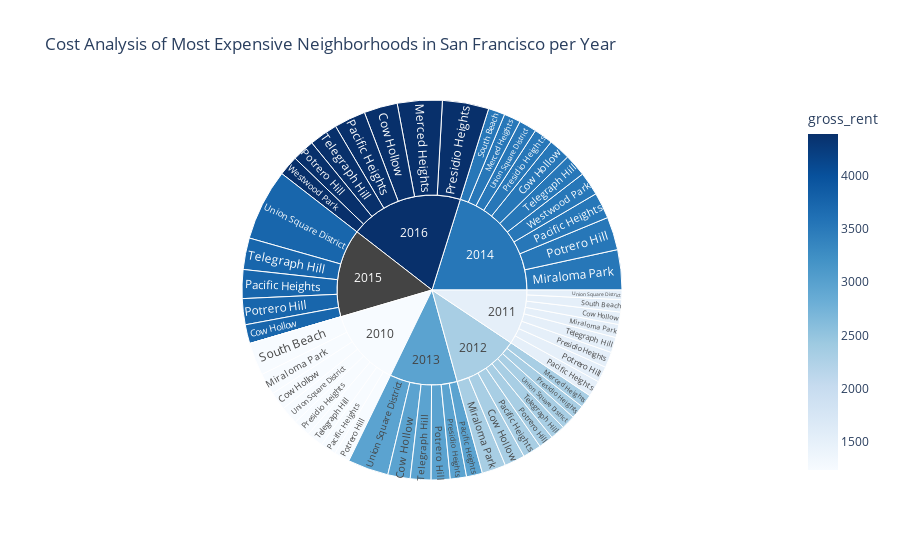

The notebook cell this image was saved under:
### Markdown cell above
### Create a sunburst chart to conduct a costs analysis of most expensive neighborhoods in San Francisco per year

### Code cell
#Sunburst Plot
# YOUR CODE HERE!
#df_expensive_neighborhoods_per_year
fig = px.sunburst(df_expensive_neighborhoods_per_year, path=['year', 'neighborhood'], values='sale_price_sqr_foot',color='gross_rent',color_continuous_scale="blues", title = "Cost Analysis of Most Expensive Neighborhoods in San Francisco per Year")
fig.show()

### Figure 1 — Plotly figure (JSON) as saved in the notebook; plotly's stock layout.template omitted (floating-point values rounded to 4 significant figures)
{"data": [{"branchvalues": "total", "customdata": [[1239], [1530.0], [2324], [2971], [3528.0], [3739.0], [4390], [2324], [3528], [4390], [1239], [1530], [2324], [3528.0], [1239], [1530], [2324], [2971], [3528], [3739], [4390], [1239], [1530], [2324], [2971], [3528], [3739], [4390], [1239], [1530], [2324], [2971], [3528], [null], [4390], [1239], [1530.0], [3528], [1239], [1530], [2324], [2971], [3528.0], [3739], [4390], [1239], [1530], [2324], [2971], [3528], [3739.0], [3528.0], [4390], [1239.0], [1530], [2324.0], [2971], [3528], [null], [4390]], "domain": {"x": [0, 1], "y": [0, 1]}, "hovertemplate": "labels=%{label}<br>sale_price_sqr_foot=%{value}<br>parent=%{parent}<br>id=%{id}<br>gross_rent=%{color}<extra></extra>", "ids": ["2010/Cow Hollow", "2011/Cow Hollow", "2012/Cow Hollow", "2013/Cow Hollow", "2014/Cow Hollow", "2015/Cow Hollow", "2016/Cow Hollow", "2012/Merced Heights", "2014/Merced Heights", "2016/Merced Heights", "2010/Miraloma Park", "2011/Miraloma Park", "2012/Miraloma Park", "2014/Miraloma Park", "2010/Pacific Heights", "2011/Pacific Heights", "2012/Pacific Heights", "2013/Pacific Heights", "2014/Pacific Heights", "2015/Pacific Heights", "2016/Pacific Heights", "2010/Potrero Hill", "2011/Potrero Hill", "2012/Potrero Hill", "2013/Potrero Hill", "2014/Potrero Hill", "2015/Potrero Hill", "2016/Potrero Hill", "2010/Presidio Heights", "2011/Presidio Heights", "2012/Presidio Heights", "2013/Presidio Heights", "2014/Presidio Heights", "2015/Presidio Heights", "2016/Presidio Heights", "2010/South Beach", "2011/South Beach", "2014/South Beach", "2010/Telegraph Hill", "2011/Telegraph Hill", "2012/Telegraph Hill", "2013/Telegraph Hill", "2014/Telegraph Hill", "2015/Telegraph Hill", "2016/Telegraph Hill", "2010/Union Square District", "2011/Union Square District", "2012/Union Square District", "2013/Union Square District", "2014/Union Square District", "2015/Union Square District", "2014/Westwood Park", "2016/Westwood Park", "2010", "2011", "2012", "2013", "2014", "2015", "2016"], "labels": ["Cow Hollow", "Cow Hollow", "Cow Hollow", "Cow Hollow", "Cow Hollow", "Cow Hollow", "Cow Hollow", "Merced Heights", "Merced Heights", "Merced Heights", "Miraloma Park", "Miraloma Park", "Miraloma Park", "Miraloma Park", "Pacific Heights", "Pacific Heights", "Pacific Heights", "Pacific Heights", "Pacific Heights", "Pacific Heights", "Pacific Heights", "Potrero Hill", "Potrero Hill", "Potrero Hill", "Potrero Hill", "Potrero Hill", "Potrero Hill", "Potrero Hill", "Presidio Heights", "Presidio Heights", "Presidio Heights", "Presidio Heights", "Presidio Heights", "Presidio Heights", "Presidio Heights", "South Beach", "South Beach", "South Beach", "Telegraph Hill", "Telegraph Hill", "Telegraph Hill", "Telegraph Hill", "Telegraph Hill", "Telegraph Hill", "Telegraph Hill", "Union Square District", "Union Square District", "Union Square District", "Union Square District", "Union Square District", "Union Square District", "Westwood Park", "Westwood Park", "2010", "2011", "2012", "2013", "2014", "2015", "2016"], "marker": {"coloraxis": "coloraxis", "colors": [1239, 1530.0, 2324, 2971, 3528.0, 3739.0, 4390, 2324, 3528, 4390, 1239, 1530, 2324, 3528.0, 1239, 1530, 2324, 2971, 3528, 3739, 4390, 1239, 1530, 2324, 2971, 3528, 3739, 4390, 1239, 1530, 2324, 2971, 3528, null, 4390, 1239, 1530.0, 3528, 1239, 1530, 2324, 2971, 3528.0, 3739, 4390, 1239, 1530, 2324, 2971, 3528, 3739.0, 3528.0, 4390, 1239.0, 1530, 2324.0, 2971, 3528, null, 4390]}, "name": "", "parents": ["2010", "2011", "2012", "2013", "2014", "2015", "2016", "2012", "2014", "2016", "2010", "2011", "2012", "2014", "2010", "2011", "2012", "2013", "2014", "2015", "2016", "2010", "2011", "2012", "2013", "2014", "2015", "2016", "2010", "2011", "2012", "2013", "2014", "2015", "2016", "2010", "2011", "2014", "2010", "2011", "2012", "2013", "2014", "2015", "2016", "2010", "2011", "2012", "2013", "2014", "2015", "2014", "2016", "", "", "", "", "", "", ""], "type": "sunburst", "values": [569.4, 390.6, 644.8, 707.4, 691.9, 598.6, 1059.0, 421.1, 528.7, 1417.0, 680.6, 414.7, 756.2, 1268.0, 496.5, 509.0, 586.2, 503.9, 824.7, 910.2, 996.4, 491.5, 503.1, 466.6, 598.7, 1045.0, 821.3, 707.7, 549.4, 493.8, 426.6, 512.8, 603.5, 0, 1466.0, 1037.0, 388.6, 524.6, 524.8, 483.4, 465.8, 653.3, 708.2, 997.0, 903.0, 569.2, 302.1, 445.2, 1290.0, 558.3, 2259.0, 743.0, 631.2, 4918.0, 3485.0, 4213.0, 4267.0, 7496.0, 5586.0, 7180.0]}], "layout": {"coloraxis": {"colorbar": {"title": {"text": "gross_rent"}}, "colorscale": [[0, "rgb(247,251,255)"], [0.125, "rgb(222,235,247)"], [0.25, "rgb(198,219,239)"], [0.375, "rgb(158,202,225)"], [0.5, "rgb(107,174,214)"], [0.625, "rgb(66,146,198)"], [0.75, "rgb(33,113,181)"], [0.875, "rgb(8,81,156)"], [1, "rgb(8,48,107)"]]}, "legend": {"tracegroupgap": 0}, "title": {"text": "Cost Analysis of Most Expensive Neighborhoods in San Francisco per Year"}}}
